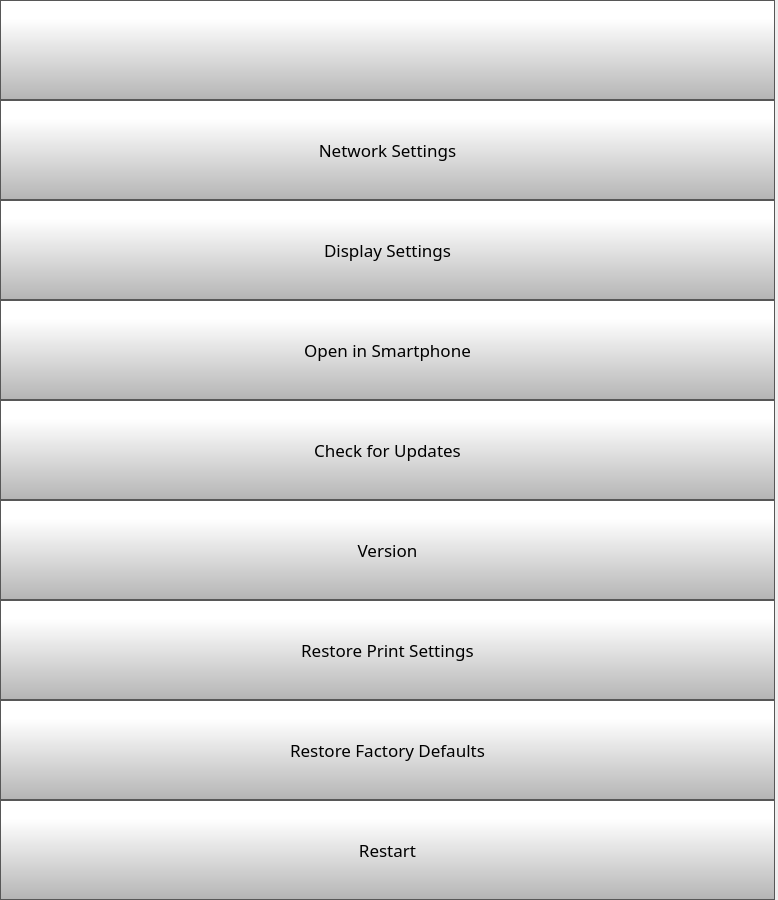
      <widget class="QWidget" name="scrollAreaWidgetContents">
       <property name="geometry">
        <rect>
         <x>0</x>
         <y>0</y>
         <width>778</width>
         <height>900</height>
        </rect>
       </property>
       <layout class="QVBoxLayout" name="verticalLayout">
        <property name="spacing">
         <number>0</number>
        </property>
        <property name="leftMargin">
         <number>0</number>
        </property>
        <property name="topMargin">
         <number>0</number>
        </property>
        <property name="rightMargin">
         <number>3</number>
        </property>
        <property name="bottomMargin">
         <number>0</number>
        </property>
        <item>
         <widget class="QPushButton" name="settingsBackButton">
          <property name="minimumSize">
           <size>
            <width>0</width>
            <height>100</height>
           </size>
          </property>
          <property name="font">
           <font>
            <family>Gotham Light</family>
            <pointsize>9</pointsize>
           </font>
          </property>
          <property name="styleSheet">
           <string notr="true">QPushButton {
     border: 1px solid rgb(87, 87, 87);
	background-color: qlineargradient(spread:pad, x1:0, y1:1, x2:0, y2:0.188, stop:0 rgba(180, 180, 180, 255), stop:1 rgba(255, 255, 255, 255));


}

QPushButton:pressed {
    background-color: qlineargradient(x1: 0, y1: 0, x2: 0, y2: 1,
                                      stop: 0 #dadbde, stop: 1 #f6f7fa);
}

QPushButton:flat {
    border: none; /* no border for a flat push button */
}

QPushButton:default {
    border-color: navy; /* make the default button prominent */
}</string>
          </property>
          <property name="text">
           <string/>
          </property>
          <property name="icon">
           <iconset>
            <normaloff>templates/img/arrows-4.png</normaloff>templates/img/arrows-4.png</iconset>
          </property>
          <property name="iconSize">
           <size>
            <width>70</width>
            <height>70</height>
           </size>
          </property>
          <property name="checkable">
           <bool>false</bool>
          </property>
          <property name="autoDefault">
           <bool>false</bool>
          </property>
          <property name="default">
           <bool>false</bool>
          </property>
          <property name="flat">
           <bool>false</bool>
          </property>
         </widget>
        </item>
        <item>
         <widget class="QPushButton" name="networkSettingsButton">
          <property name="minimumSize">
           <size>
            <width>0</width>
            <height>100</height>
           </size>
          </property>
          <property name="font">
           <font>
            <family>Gotham</family>
            <pointsize>13</pointsize>
           </font>
          </property>
          <property name="styleSheet">
           <string notr="true">QPushButton {
     border: 1px solid rgb(87, 87, 87);
	background-color: qlineargradient(spread:pad, x1:0, y1:1, x2:0, y2:0.188, stop:0 rgba(180, 180, 180, 255), stop:1 rgba(255, 255, 255, 255));


}

QPushButton:pressed {
    background-color: qlineargradient(x1: 0, y1: 0, x2: 0, y2: 1,
                                      stop: 0 #dadbde, stop: 1 #f6f7fa);
}

QPushButton:flat {
    border: none; /* no border for a flat push button */
}

QPushButton:default {
    border-color: navy; /* make the default button prominent */
}

QPushButton:focus {
	outline: none;
}</string>
          </property>
          <property name="text">
           <string>Network Settings</string>
          </property>
          <property name="iconSize">
           <size>
            <width>40</width>
            <height>40</height>
           </size>
          </property>
         </widget>
        </item>
        <item>
         <widget class="QPushButton" name="displaySettingsButton">
          <property name="minimumSize">
           <size>
            <width>0</width>
            <height>100</height>
           </size>
          </property>
          <property name="font">
           <font>
            <family>Gotham</family>
            <pointsize>13</pointsize>
           </font>
          </property>
          <property name="styleSheet">
           <string notr="true">QPushButton {
     border: 1px solid rgb(87, 87, 87);
	background-color: qlineargradient(spread:pad, x1:0, y1:1, x2:0, y2:0.188, stop:0 rgba(180, 180, 180, 255), stop:1 rgba(255, 255, 255, 255));


}

QPushButton:pressed {
    background-color: qlineargradient(x1: 0, y1: 0, x2: 0, y2: 1,
                                      stop: 0 #dadbde, stop: 1 #f6f7fa);
}

QPushButton:flat {
    border: none; /* no border for a flat push button */
}

QPushButton:default {
    border-color: navy; /* make the default button prominent */
}

QPushButton:focus {
	outline: none;
}</string>
          </property>
          <property name="text">
           <string>Display Settings</string>
          </property>
          <property name="iconSize">
           <size>
            <width>40</width>
            <height>40</height>
           </size>
          </property>
         </widget>
        </item>
        <item>
         <widget class="QPushButton" name="pairPhoneButton">
          <property name="minimumSize">
           <size>
            <width>0</width>
            <height>100</height>
           </size>
          </property>
          <property name="font">
           <font>
            <family>Gotham</family>
            <pointsize>13</pointsize>
           </font>
          </property>
          <property name="styleSheet">
           <string notr="true">QPushButton {
     border: 1px solid rgb(87, 87, 87);
	background-color: qlineargradient(spread:pad, x1:0, y1:1, x2:0, y2:0.188, stop:0 rgba(180, 180, 180, 255), stop:1 rgba(255, 255, 255, 255));


}

QPushButton:pressed {
    background-color: qlineargradient(x1: 0, y1: 0, x2: 0, y2: 1,
                                      stop: 0 #dadbde, stop: 1 #f6f7fa);
}

QPushButton:flat {
    border: none; /* no border for a flat push button */
}

QPushButton:default {
    border-color: navy; /* make the default button prominent */
}

QPushButton:focus {
	outline: none;
}</string>
          </property>
          <property name="text">
           <string>Open in Smartphone</string>
          </property>
          <property name="iconSize">
           <size>
            <width>40</width>
            <height>40</height>
           </size>
          </property>
         </widget>
        </item>
        <item>
         <widget class="QPushButton" name="OTAButton">
          <property name="minimumSize">
           <size>
            <width>0</width>
            <height>100</height>
           </size>
          </property>
          <property name="font">
           <font>
            <family>Gotham</family>
            <pointsize>13</pointsize>
           </font>
          </property>
          <property name="styleSheet">
           <string notr="true">QPushButton {
     border: 1px solid rgb(87, 87, 87);
	background-color: qlineargradient(spread:pad, x1:0, y1:1, x2:0, y2:0.188, stop:0 rgba(180, 180, 180, 255), stop:1 rgba(255, 255, 255, 255));


}

QPushButton:pressed {
    background-color: qlineargradient(x1: 0, y1: 0, x2: 0, y2: 1,
                                      stop: 0 #dadbde, stop: 1 #f6f7fa);
}

QPushButton:flat {
    border: none; /* no border for a flat push button */
}

QPushButton:default {
    border-color: navy; /* make the default button prominent */
}

QPushButton:focus {
	outline: none;
}</string>
          </property>
          <property name="text">
           <string>Check for Updates</string>
          </property>
          <property name="iconSize">
           <size>
            <width>40</width>
            <height>40</height>
           </size>
          </property>
         </widget>
        </item>
        <item>
         <widget class="QPushButton" name="versionButton">
          <property name="minimumSize">
           <size>
            <width>0</width>
            <height>100</height>
           </size>
          </property>
          <property name="font">
           <font>
            <family>Gotham</family>
            <pointsize>13</pointsize>
           </font>
          </property>
          <property name="styleSheet">
           <string notr="true">QPushButton {
     border: 1px solid rgb(87, 87, 87);
	background-color: qlineargradient(spread:pad, x1:0, y1:1, x2:0, y2:0.188, stop:0 rgba(180, 180, 180, 255), stop:1 rgba(255, 255, 255, 255));


}

QPushButton:pressed {
    background-color: qlineargradient(x1: 0, y1: 0, x2: 0, y2: 1,
                                      stop: 0 #dadbde, stop: 1 #f6f7fa);
}

QPushButton:flat {
    border: none; /* no border for a flat push button */
}

QPushButton:default {
    border-color: navy; /* make the default button prominent */
}

QPushButton:focus {
	outline: none;
}</string>
          </property>
          <property name="text">
           <string>Version</string>
          </property>
          <property name="iconSize">
           <size>
            <width>40</width>
            <height>40</height>
           </size>
          </property>
         </widget>
        </item>
        <item>
         <widget class="QPushButton" name="restorePrintSettingsButton">
          <property name="minimumSize">
           <size>
            <width>0</width>
            <height>100</height>
           </size>
          </property>
          <property name="font">
           <font>
            <family>Gotham</family>
            <pointsize>13</pointsize>
           </font>
          </property>
          <property name="styleSheet">
           <string notr="true">QPushButton {
     border: 1px solid rgb(87, 87, 87);
	background-color: qlineargradient(spread:pad, x1:0, y1:1, x2:0, y2:0.188, stop:0 rgba(180, 180, 180, 255), stop:1 rgba(255, 255, 255, 255));


}

QPushButton:pressed {
    background-color: qlineargradient(x1: 0, y1: 0, x2: 0, y2: 1,
                                      stop: 0 #dadbde, stop: 1 #f6f7fa);
}

QPushButton:flat {
    border: none; /* no border for a flat push button */
}

QPushButton:default {
    border-color: navy; /* make the default button prominent */
}

QPushButton:focus {
	outline: none;
}</string>
          </property>
          <property name="text">
           <string>Restore Print Settings</string>
          </property>
          <property name="iconSize">
           <size>
            <width>40</width>
            <height>40</height>
           </size>
          </property>
         </widget>
        </item>
        <item>
         <widget class="QPushButton" name="restoreFactoryDefaultsButton">
          <property name="minimumSize">
           <size>
            <width>0</width>
            <height>100</height>
           </size>
          </property>
          <property name="font">
           <font>
            <family>Gotham</family>
            <pointsize>13</pointsize>
           </font>
          </property>
          <property name="styleSheet">
           <string notr="true">QPushButton {
     border: 1px solid rgb(87, 87, 87);
	background-color: qlineargradient(spread:pad, x1:0, y1:1, x2:0, y2:0.188, stop:0 rgba(180, 180, 180, 255), stop:1 rgba(255, 255, 255, 255));


}

QPushButton:pressed {
    background-color: qlineargradient(x1: 0, y1: 0, x2: 0, y2: 1,
                                      stop: 0 #dadbde, stop: 1 #f6f7fa);
}

QPushButton:flat {
    border: none; /* no border for a flat push button */
}

QPushButton:default {
    border-color: navy; /* make the default button prominent */
}

QPushButton:focus {
	outline: none;
}</string>
          </property>
          <property name="text">
           <string>Restore Factory Defaults</string>
          </property>
          <property name="iconSize">
           <size>
            <width>40</width>
            <height>40</height>
           </size>
          </property>
         </widget>
        </item>
        <item>
         <widget class="QPushButton" name="restartButton">
          <property name="minimumSize">
           <size>
            <width>0</width>
            <height>100</height>
           </size>
          </property>
          <property name="font">
           <font>
            <family>Gotham</family>
            <pointsize>13</pointsize>
           </font>
          </property>
          <property name="styleSheet">
           <string notr="true">QPushButton {
     border: 1px solid rgb(87, 87, 87);
	background-color: qlineargradient(spread:pad, x1:0, y1:1, x2:0, y2:0.188, stop:0 rgba(180, 180, 180, 255), stop:1 rgba(255, 255, 255, 255));


}

QPushButton:pressed {
    background-color: qlineargradient(x1: 0, y1: 0, x2: 0, y2: 1,
                                      stop: 0 #dadbde, stop: 1 #f6f7fa);
}

QPushButton:flat {
    border: none; /* no border for a flat push button */
}

QPushButton:default {
    border-color: navy; /* make the default button prominent */
}

QPushButton:focus {
	outline: none;
}</string>
          </property>
          <property name="text">
           <string>Restart</string>
          </property>
          <property name="iconSize">
           <size>
            <width>40</width>
            <height>40</height>
           </size>
          </property>
         </widget>
        </item>
       </layout>
      </widget>
